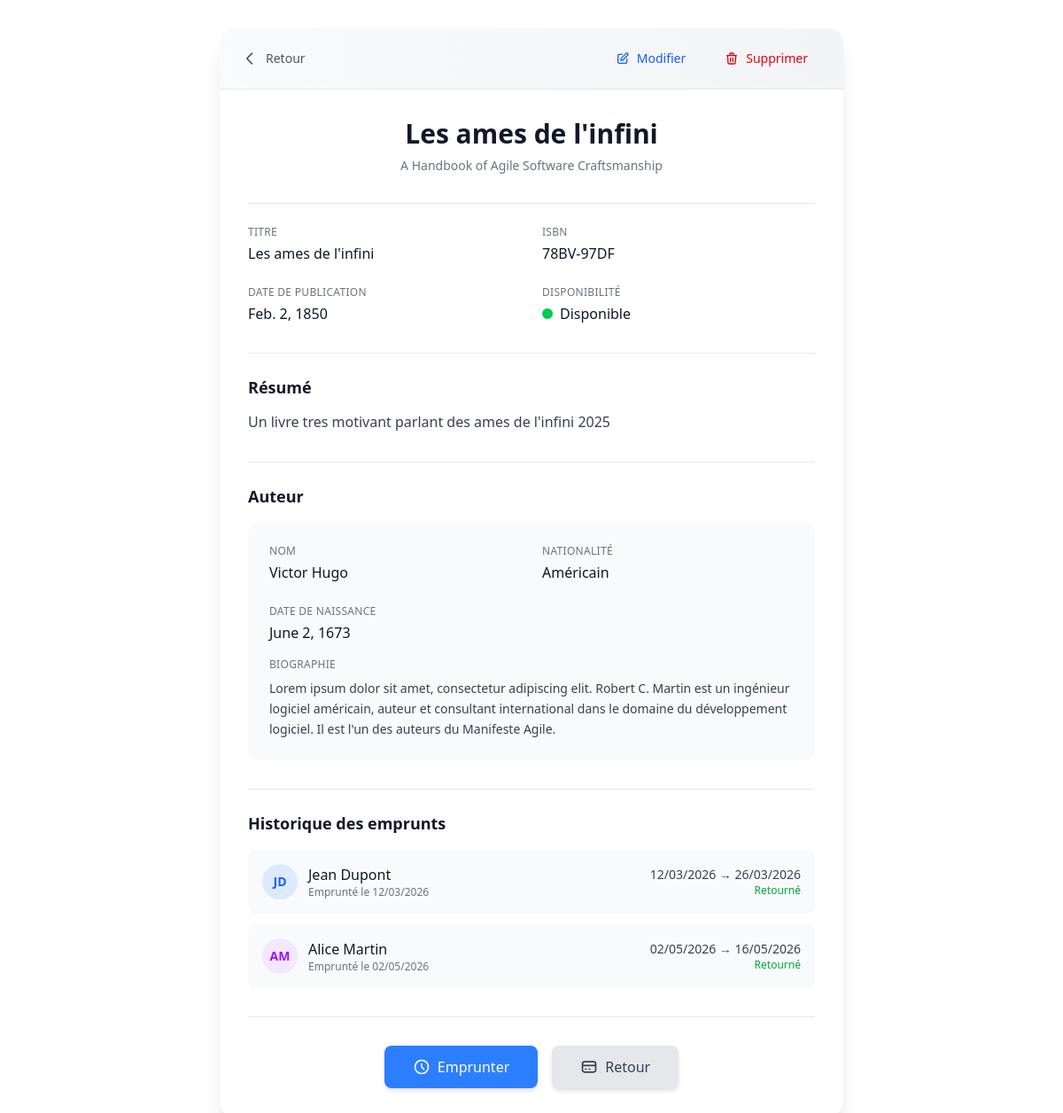
/books/detail/1/, run on an earlier commit of the app's database.
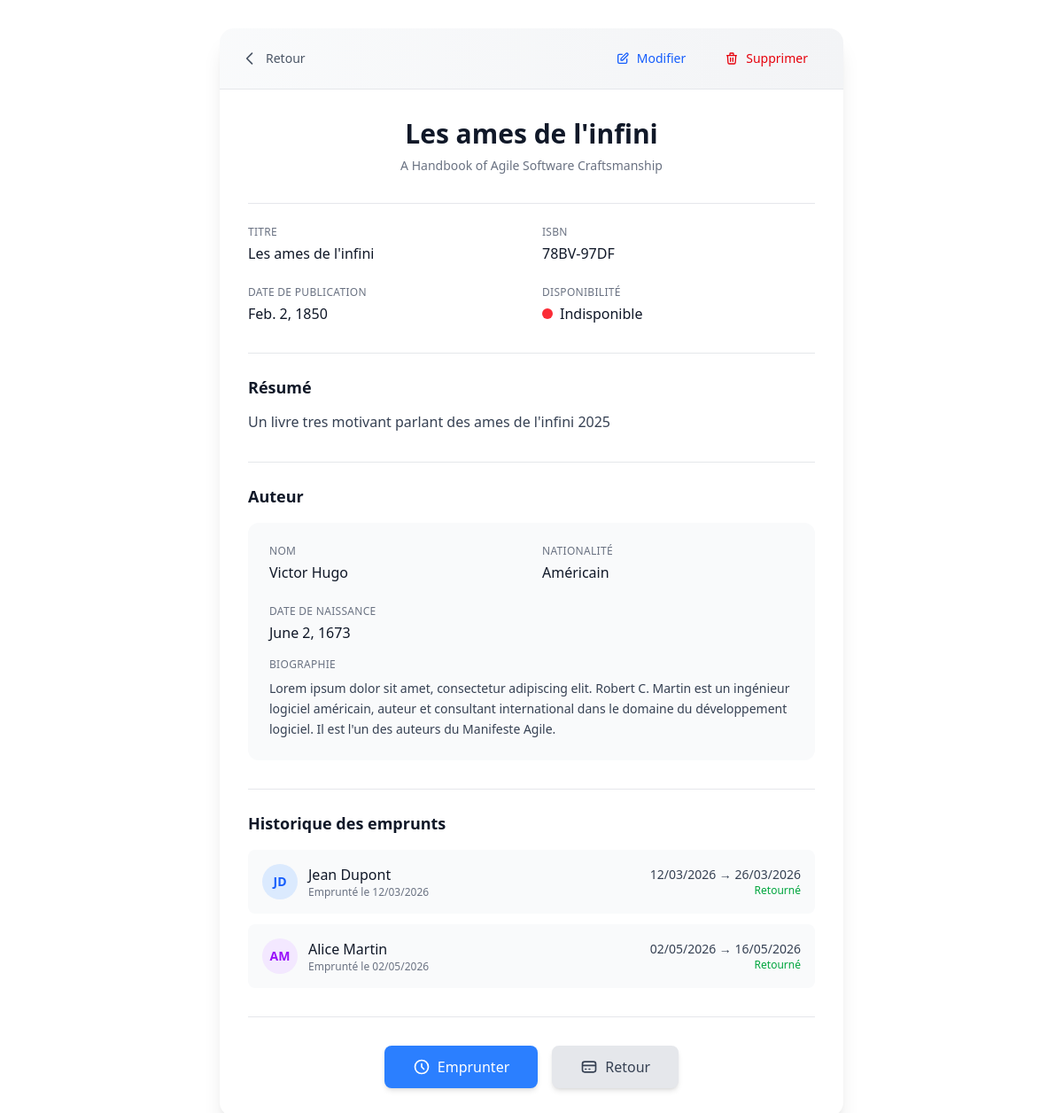
And on a later commit of the database.
### core/views.py (the view)
# urls.py: path('books/detail/<int:pk>/', views.book_detail,name="book_detail"),
def book_detail(request, pk):
    book = get_object_or_404(models.Book, id = pk)
    return render(request,"core/book_detail.html", {'book' : book})

### core/templates/core/book_detail.html (shortened to what the changed rows need)
{% load tailwind_tags %}
{% tailwind_css %}
    <div class="max-w-3xl mx-auto px-4 sm:px-6 lg:px-8 py-8">
        <div class="bg-white rounded-2xl shadow-xl overflow-hidden">
            <div class="p-8">
                <div class="text-center mb-8">
                    <h1 class="text-3xl font-bold text-gray-900 mb-2">{{ book.title }}</h1>
                </div>
                <div class="border-t border-gray-200 pt-6 mb-8">
                    <div class="grid grid-cols-2 gap-6">
                        <div>
                            <div class="flex items-center gap-2">
                                {% if book.available %}
                                    <span class="w-3 h-3 bg-green-500 rounded-full"></span>
                                    <span class="text-gray-900 font-medium">Disponible</span>
                                {% else %}
                                    <span class="w-3 h-3 bg-red-500 rounded-full"></span>
                                    <span class="text-gray-900 font-medium">Indisponible</span>
                                {% endif %}
                            </div>
                        </div>
                    </div>
                </div>
                <div class="border-t border-gray-200 pt-6 mb-8">
                    <h2 class="text-lg font-semibold text-gray-900 mb-3">Résumé</h2>
                </div>
                <div class="border-t border-gray-200 pt-6 mb-8">
                    <h2 class="text-lg font-semibold text-gray-900 mb-4">Auteur</h2>
                </div>
                <div class="border-t border-gray-200 pt-6 mb-8">
                    <h2 class="text-lg font-semibold text-gray-900 mb-4">Historique des emprunts</h2>
                </div>
            </div>
        </div>
    </div>

What changed in the data, as far as the page shows it:
changed Book "Les ames de l'infini": available True → False (drawn)
Also different on the page:
text no longer shown: "Disponible"
text now shown: "Indisponible"
